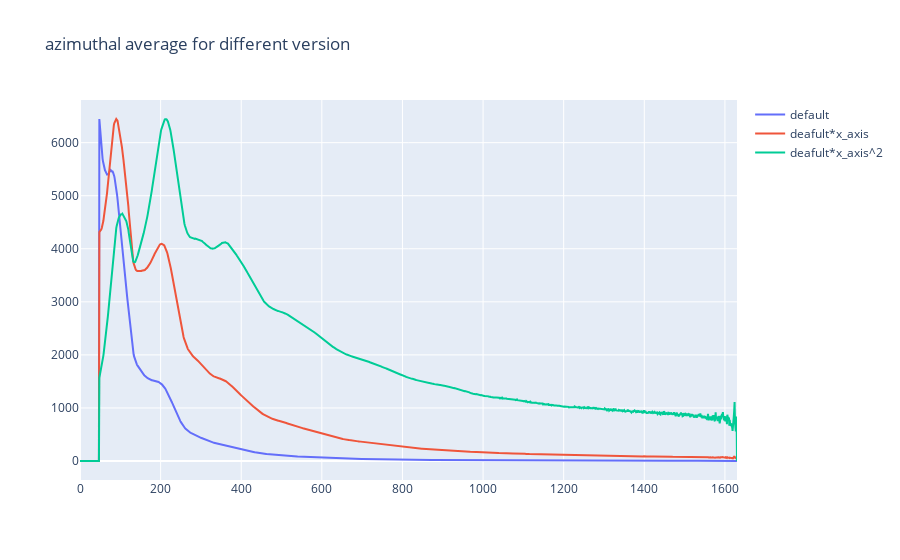

Source (notebook cell):
### Code cell
rows, cols= 1,1
fig = make_subplots(rows,cols)
fig.add_trace(
    go.Scatter(x=np.arange(0,len(azavg)),y=azavg, name="default"),
)
fig.add_trace(
    go.Scatter(x=np.arange(0,len(azavg)),y=new_azavg, name="deafult*x_axis"),
)
fig.add_trace(
    go.Scatter(x=np.arange(0,len(azavg)),y=new_two, name="deafult*x_axis^2"),
)
fig.update_layout(
    title_text="azimuthal average for different version",
    hovermode='x',
#     template="plotly_dark"
)
fig.show()

### Figure 1 — Plotly figure (JSON) as saved in the notebook; plotly's stock layout.template omitted (floating-point values rounded to 4 significant figures; data arrays with more than 128 entries replaced by an {"elided": "..."} marker saying what was removed)
{"data": [{"name": "default", "type": "scatter", "x": {"elided": "1631 int values"}, "y": {"elided": "1631 float values"}}, {"name": "deafult*x_axis", "type": "scatter", "x": {"elided": "1631 int values"}, "y": {"elided": "1631 float values"}}, {"name": "deafult*x_axis^2", "type": "scatter", "x": {"elided": "1631 int values"}, "y": {"elided": "1631 float values"}}], "layout": {"hovermode": "x", "title": {"text": "azimuthal average for different version"}, "xaxis": {"anchor": "y", "domain": [0, 1]}, "yaxis": {"anchor": "x", "domain": [0, 1]}}}
